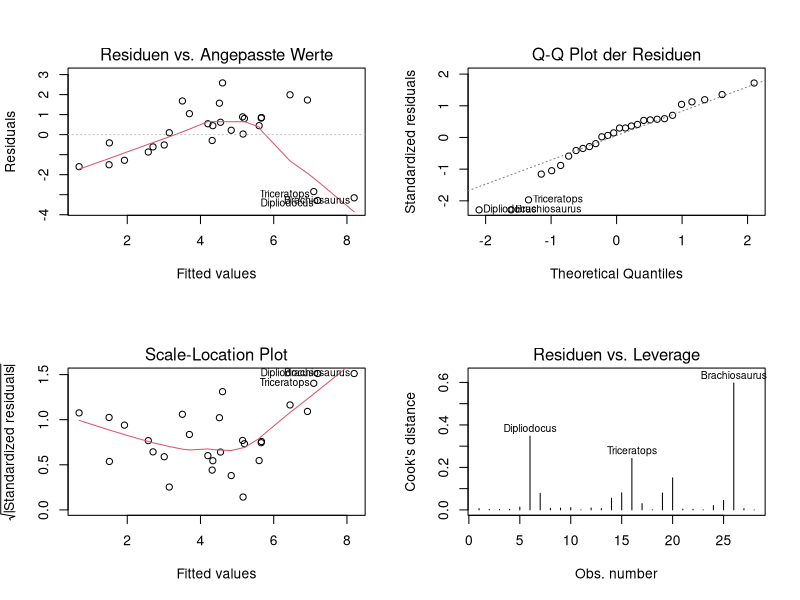

Source code (R):
## ---- chunk 1
#| label: tbl-full-regression
#| tbl-cap: "Detaillierte Regressionsstatistiken"

library(MASS)
data(Animals)
model <- lm(log(brain) ~ log(body), data = Animals)
summary_full <- summary(model)

library(knitr)
regression_stats <- data.frame(
  Statistik = c("Multiple R-squared", "Adjusted R-squared", "F-statistic",
                "F p-value", "Residual standard error", "Degrees of freedom"),
  Wert = c(
    round(summary_full$r.squared, 4),
    round(summary_full$adj.r.squared, 4),
    round(summary_full$fstatistic[1], 2),
    ifelse(pf(summary_full$fstatistic[1], summary_full$fstatistic[2],
             summary_full$fstatistic[3], lower.tail = FALSE) < 0.001,
           "< 0.001",
           round(pf(summary_full$fstatistic[1], summary_full$fstatistic[2],
                    summary_full$fstatistic[3], lower.tail = FALSE), 4)),
    round(summary_full$sigma, 4),
    paste(summary_full$df[2], "on", summary_full$df[1], "DF")
  )
)

kable(regression_stats)
## ---- chunk 2
#| label: tbl-coefficients
#| tbl-cap: "Regressionskoeffizienten mit 95% Konfidenzintervallen"

coef_table <- data.frame(
  Parameter = c("Intercept (log a)", "Steigung (b)"),
  Schätzung = round(coef(model), 4),
  Standardfehler = round(summary_full$coefficients[,2], 4),
  t_Wert = round(summary_full$coefficients[,3], 3),
  p_Wert = ifelse(summary_full$coefficients[,4] < 0.001, "< 0.001",
                  round(summary_full$coefficients[,4], 4)),
  CI_2.5 = round(confint(model)[,1], 4),
  CI_97.5 = round(confint(model)[,2], 4)
)

kable(coef_table)
## ---- chunk 3
#| label: fig-diagnostics
#| fig-cap: "Diagnostische Plots für die Regressionsanalyse"
#| fig-height: 8

par(mfrow = c(2, 2))
plot(model, which = 1:4, caption = c("Residuen vs. Angepasste Werte",
                                     "Q-Q Plot der Residuen",
                                     "Scale-Location Plot",
                                     "Residuen vs. Leverage"))
par(mfrow = c(1, 1))
